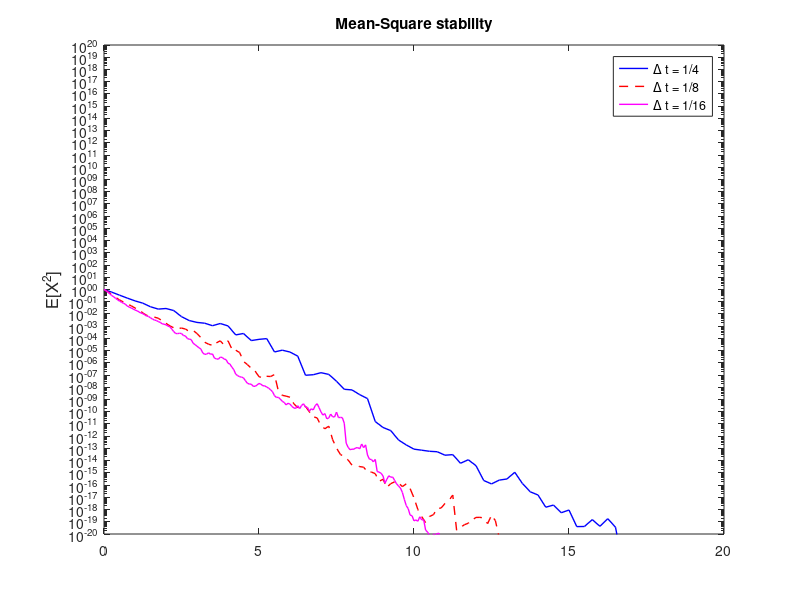

Source code (MATLAB):
% STAB Mean-Square stability test for semi tamed E-M
%
% SDE is dX = -lambda*X-sigma*X^5 dt + mu*X dW, X(0) = Xzero,
%       where lambda and mu are constant and Xzero = 1.
%

randn('state', 103)
T = 20; M = 5000; Xzero = 1;
ltype = {'b-','r--', 'm-'};

lambda = 2; mu = sqrt(2); sigma = 1;

% dt = 2^(-3);
% Num = T/dt;
% dW = sqrt(2^(-3))*randn(1 ,Num);
% W = cumsum(dW);
% Xtrue = (Xzero*exp((lambda - 0.5*mu^2)*([dt:dt:T]) + mu*W)).^2;
% plot([0:dt:T], [Xzero, Xtrue], 'm*-'), hold on

for k = 1:3
    Dt = 2^(-1-k);
    N = T/Dt;
    Xms = zeros(1,N); Xtemp = Xzero*ones(M,1);
    for j = 1:N
        Winc = sqrt(Dt)*randn(M,1);
        tamed_term = 1 + abs( - sigma*Xtemp.^5)*Dt;
        Xtemp = Xtemp - Dt*lambda*Xtemp -  (Dt*sigma*Xtemp.^5)./tamed_term + mu*Xtemp.*Winc;
        Xms(j) = mean(Xtemp.^2);
    end
    semilogy([0:Dt:T], [Xzero, Xms], ltype{k}, 'Linewidth',1), hold on
end
legend('\Delta t = 1/4', '\Delta t = 1/8', '\Delta t = 1/16')
title('Mean-Square stability')
ylabel('E[X^2]', 'FontSize', 12), axis([0, T, 1e-20, 1e+20]), hold off